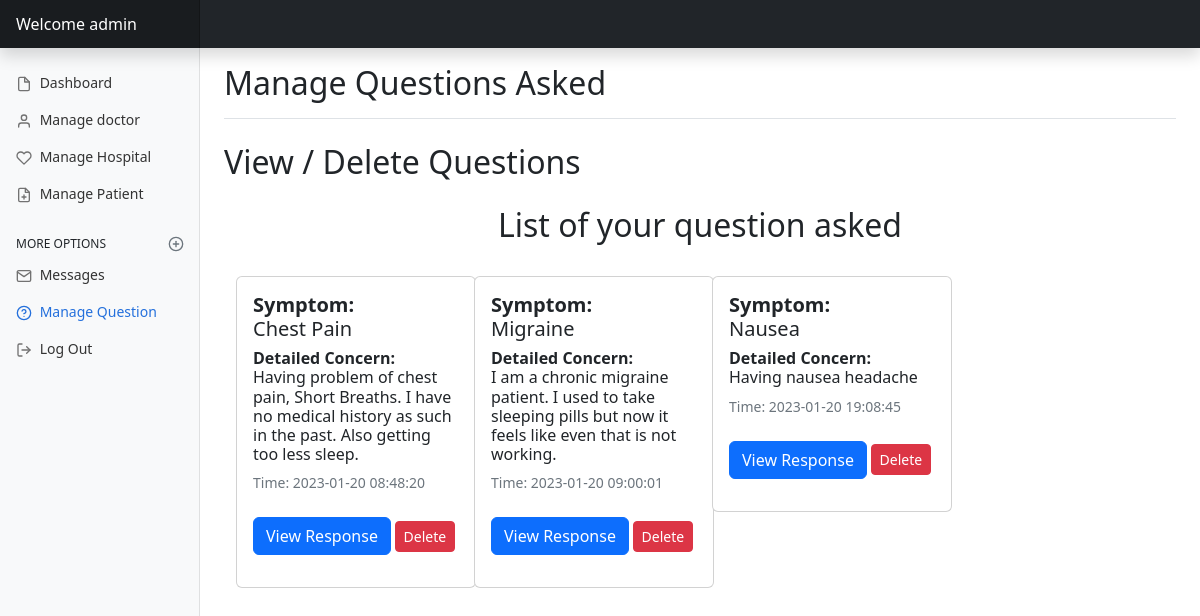
/admin/adminquestion.php (signed in), run on the app's committed database.
### tables this page shows
CREATE TABLE `threads` (
  `thread_id` int(7) NOT NULL,
  `thread_title` varchar(255) NOT NULL,
  `thread_desc` text NOT NULL,
  `thread_user_id` int(7) NOT NULL,
  `departmentName` varchar(50) NOT NULL DEFAULT 'Physician',
  `timestamp` datetime NOT NULL DEFAULT current_timestamp()
);

### admin/adminquestion.php (the view, shortened to what this page needs)
<?php
include_once '../assets/conn/dbconnect.php';
$usersession = $_SESSION['adminSession'];
?>
<!DOCTYPE html>
<html lang="en">
<head>
    <link href="assets/css/bootstrap.min.css" rel="stylesheet">
    <link href="dashboard.css" rel="stylesheet">
</head>
<body>
    <header class="navbar navbar-dark sticky-top bg-dark flex-md-nowrap p-0 shadow">
        <a class="navbar-brand col-md-3 col-lg-2 me-0 px-3 fs-6" href="admindashboard.php">Welcome
            <?php echo $usersession; ?>
        </a>
    </header>
    <div class="container-fluid">
        <div class="row">
            <nav id="sidebarMenu" class="col-md-3 col-lg-2 d-md-block bg-light sidebar collapse">
                <div class="position-sticky pt-3 sidebar-sticky">
                    <ul class="nav flex-column">
                        <li class="nav-item">
                            <a class="nav-link" aria-current="page" href="admindashboard.php">
                                <span data-feather="file" class="align-text-bottom"></span>
                                Dashboard
                            </a>
                        </li>
                        <li class="nav-item">
                            <a class="nav-link" href="admindoctor.php">
                                <span data-feather="user" class="align-text-bottom"></span>
                                Manage doctor
                            </a>
                        </li>
                        <li class="nav-item">
                            <a class="nav-link" href="adminhospital.php">
                                <span data-feather="heart" class="align-text-bottom"></span>
                                Manage Hospital
                            </a>
                        </li>
                        <li class="nav-item">
                            <a class="nav-link" aria-current="page" href="adminpatient.php">
                                <span data-feather="file-plus" class="align-text-bottom"></span>
                                Manage Patient
                            </a>
                        </li>
                    </ul>
                    <h6 class="sidebar-heading d-flex justify-content-between align-items-center px-3 mt-4 mb-1 text-uppercase">
                        <span>More options</span>
                        <a class="link-secondary" href="#" aria-label="Add a new report">
                            <span data-feather="plus-circle" class="align-text-bottom"></span>
                        </a>
                    </h6>
                    <ul class="nav flex-column mb-2">
                    <li class="nav-item">
                            <a class="nav-link" href="admincontact.php">
                                <span data-feather="mail"></span>
                                Messages
                            </a>
                        </li>
                        <li class="nav-item">
                            <a class="nav-link active" href="adminquestion.php">
                                <span data-feather="help-circle"></span>
                                Manage Question
                            </a>
                        </li>
                        <li class="nav-item">
                            <a class="nav-link" href="logout.php?logout">
                                <span data-feather="log-out"></span>
                                Log Out
                            </a>
                        </li>
                    </ul>
                </div>
            </nav>
            <main class="col-md-9 ms-sm-auto col-lg-10 px-md-4">
                <div class="d-flex justify-content-between flex-wrap flex-md-nowrap align-items-center pt-3 pb-2 mb-3 border-bottom">
                    <h1 class="h2">Manage Questions Asked</h1>
                </div>
                <h2 class="my-4">View / Delete Questions</h2>
                <div class="col-md-12 col-sm-9  user-wrapper">
                    <div class="description">
                        <div class="panel panel-default">
                            <div class="panel-body">
                                <div class="container my-4" id="ques">
                                    <h2 class="text-center my-4"> List of your question asked</h2>
                                    <div class="row my-4">
                                        <?php
                                        $sql = "SELECT * FROM `threads`";
                                        $result = mysqli_query($con, $sql);
                                        while ($row = mysqli_fetch_assoc($result)) {
                                            $id = $row['thread_id'];
                                            $cat = $row['thread_title'];
                                            $desc=$row['thread_desc'];
                                            echo '<div class="col-md-3 my-2">
                                                    <div class="card" style="width: 15rem; height:auto;">
                                                          <div class="card-body">
                                                            <h5 class="card-title"><strong>Symptom:</strong><br>' . $cat . '</h5>
                                                            <h6 class="card-title"><strong>Detailed Concern:</strong><br> ' . $desc . '</h6>
                                                            <p class="text-muted">Time: '.$row['timestamp'].'
                                                            <a href="adminquestionlist.php?threadid=' . $id . '" class="btn btn-primary mt-4">View Response</a>
                                                            <a href="adminquestion.php?delete=' . $id . '"id="d' . $id . '" class="delete mt-4 btn btn-sm btn-danger">Delete</a>
                                                          </div>
                                                    </div>
                                                  </div>';
                                        }
                                        ?>
                                    </div>
                                </div>
                            </div>
                        </div>
                    </div>
                </div>
            </main>
        </div>
    </div>
</body>
</html>

### admin/dashboard.css (style rules this page uses)
body { font-size: .875rem; }
.feather { width: 16px; height: 16px; }
.sidebar { position: fixed; top: 0; bottom: 0; left: 0; z-index: 100; padding: 48px 0 0; box-shadow: inset -1px 0 0 rgba(0, 0, 0, .1); }
.sidebar-sticky { height: calc(100vh - 48px); overflow-x: hidden; overflow-y: auto; }
.sidebar .nav-link { font-weight: 500; color: #333; }
.sidebar .nav-link .feather { margin-right: 4px; color: #727272; }
.sidebar .nav-link.active { color: #2470dc; }
.sidebar .nav-link:hover .feather, .sidebar .nav-link.active .feather { color: inherit; }
.sidebar-heading { font-size: .75rem; }
.navbar-brand { padding-top: .75rem; padding-bottom: .75rem; background-color: rgba(0, 0, 0, .25); box-shadow: inset -1px 0 0 rgba(0, 0, 0, .25); }

### data on the page
threads: thread_title "Chest Pain", thread_desc "Having problem of chest pain, Short Breaths. I have no medical history as such in the past. Also getting too less sleep.", timestamp "2023-01-20 08:48:20"
threads: thread_title "Migraine", thread_desc "I am a chronic migraine patient. I used to take sleeping pills but now it feels like even that is not working.", timestamp "2023-01-20 09:00:01"
threads: thread_title "Nausea", thread_desc "Having nausea headache", timestamp "2023-01-20 19:08:45"

### other printed values
$usersession "admin"
